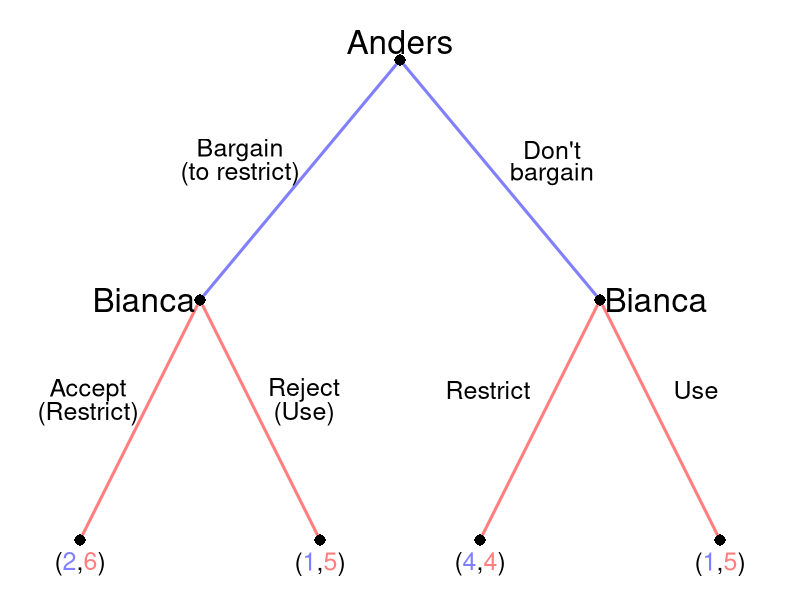

Write R code to recreate this figure.
require(shape)
pdf(file = "what_can_markets_do/sequential_coase_unrestricted.pdf", width = 9, height = 7)

#Set parameters for graphics
axislabelsize <- 1.5
labelsize <- 2
actionlabelsize <- 1.5
graphlinewidth <- 3
segmentlinewidth <- 2
nodesize <- 1.5
fadelevel <- 1

COL <- c("#7fc97f", "#beaed4", "#fdc086", "#ffff99", "#386cb0", "#f0027f", "#bf5b17", "#666666")
COLA <- c("#99d8c9","#66c2a4","#41ae76", "#238b45", "#005824")
COLB <- c("#4eb3d3", "#2b8cbe", "#0868ac","#084081")

par(mar =  c(0, 0, 0, 0))

xlims <- c(0, 10)
ylims <- c(0, 10)

npts <- 501 
x <- seq(xlims[1], xlims[2], length.out = npts)
y <- seq(ylims[1], ylims[2], length.out = npts) 

plot(0, 0, xlim = xlims, ylim = ylims, type = "n",
     xlab = expression(paste("")),
     ylab = expression(paste("")), 
     xaxt = "n", 
     yaxt = "n", 
     cex.lab = axislabelsize, 
     bty = "n",
     xaxs="i", 
     yaxs="i")

ticksy <- seq(from = 0, to = ylims[2], by = 2)
ylabels <- seq(from = 0, to = ylims[2], by = 2)
ticksx <- seq(from = 0, to = xlims[2], by = 2)
xlabels <- seq(from = 0, to = xlims[2], by = 2)

#segments(5, 9, 2.5, 5, lty = 1, col = rgb(0, 0, 1, 0.5), lwd = graphlinewidth)
#Plant late
segments(5, 9, 7.5, 5, lty = 1, col = rgb(0, 0, 1, 0.5), lwd = graphlinewidth)

#Branches for Bianca
#From Anders planting early
#Bianca plants early
#Arrows(2.5, 5, 1, 1, col = rgb(1, 0, 0, 0.5), lty = 1, lwd = 3, arr.type = "triangle")
segments(2.5, 5, 1, 1, lty = 1, col = rgb(1, 0, 0, 0.5), lwd = graphlinewidth)
#Bianca plants late
segments(2.5, 5, 4, 1, lty = 1, col = rgb(1, 0, 0, 0.5), lwd = graphlinewidth)

#Branches for Anders
#Plant early
#Arrows(5, 9, 2.5, 5, col = rgb(0, 0, 1, 0.5), lty = 1, lwd = 3, arr.type = "triangle")
segments(5, 9, 2.5, 5, col = rgb(0, 0, 1, 0.5), lty = 1, lwd = 3)

#From Anders plants late
#Bianca plants early
segments(7.5, 5, 6, 1, lty = 1, col = rgb(1, 0, 0, 0.5), lwd = graphlinewidth)


#Bianca plants late
segments(7.5, 5, 9, 1, lty = 1, col = rgb(1, 0, 0, 0.5), lwd = graphlinewidth)

#Initial node
points(5, 9, pch = 16, col = "black", cex = nodesize)

#P1 Nodes
points(2.5, 5, pch = 16, col = "black", cex = nodesize)
points(7.5, 5, pch = 16, col = rgb(0,0,0,fadelevel), cex = nodesize)

#P2 Terminal Nodes
points(1, 1, pch = 16, col = "black", cex = nodesize)
points(4, 1, pch = 16, col = rgb(0,0,0,fadelevel), cex = nodesize)
points(6, 1, pch = 16, col = rgb(0,0,0,fadelevel), cex = nodesize)
points(9, 1, pch = 16, col = rgb(0,0,0,fadelevel), cex = nodesize)

text(5, 9.3, expression(paste("Anders")), cex = labelsize)
text(3, 7.5, expression(paste("Bargain")), cex = actionlabelsize)
text(3, 7.1, expression(paste("(to restrict)")), cex = actionlabelsize)
text(6.9, 7.5, expression(paste("Don't")), cex = actionlabelsize, col = rgb(0, 0, 0, fadelevel))
text(6.9, 7.1, expression(paste("bargain")), cex = actionlabelsize, col = rgb(0, 0, 0, fadelevel))


text(1.8, 5, expression(paste("Bianca")), cex = labelsize)
text(1.1, 3.5, expression(paste("Accept")), cex = actionlabelsize)
text(1.1, 3.1, expression(paste("(Restrict)")), cex = actionlabelsize)
#text(1.3, 3.1, expression(paste("early")), cex = actionlabelsize)
text(3.8, 3.5, expression(paste("Reject")), cex = actionlabelsize, col = rgb(0,0,0,fadelevel))
text(3.8, 3.1, expression(paste("(Use)")), cex = actionlabelsize, col = rgb(0,0,0,fadelevel))
#text(3.8, 3.1, expression(paste("late")), cex = actionlabelsize, col = rgb(0,0,0,fadelevel))


text(8.2, 5, expression(paste("Bianca")), cex = labelsize, col = rgb(0,0,0,fadelevel))
text(6.1, 3.5, expression(paste("Restrict")), cex = actionlabelsize, col = rgb(0,0,0,fadelevel))
#text(6.1, 3.1, expression(paste("early")), cex = actionlabelsize, col = rgb(0,0,0,fadelevel))
text(8.7, 3.5, expression(paste("Use")), cex = actionlabelsize, col = rgb(0,0,0,fadelevel))
#text(9.1, 3.1, expression(paste("unrestricted")), cex = actionlabelsize, col = rgb(0,0,0,fadelevel))

#Payoffs 
text(1, .6, expression("(" * phantom("2") * "," * phantom("6") * ")"), cex = actionlabelsize)
text(1, .6, expression(phantom("(") * "2" * phantom(",") * phantom("6") * phantom(")")), col = rgb(0, 0, 1, 0.5),  cex = actionlabelsize)
text(1, .6, expression(phantom("(") * phantom("2") * phantom(",") * "6" * phantom(")")), col = rgb(1, 0, 0, 0.5), cex = actionlabelsize)

text(4, .6, expression("(" * phantom("1") * "," * phantom("5") * ")"), cex = actionlabelsize)
text(4, .6, expression(phantom("(") * "1" * phantom(",") * phantom("5") * phantom(")")), col = rgb(0, 0, 1, 0.5 ,fadelevel),  cex = actionlabelsize)
text(4, .6, expression(phantom("(") * phantom("1") * phantom(",") * "5" * phantom(")")), col = rgb(1, 0, 0, 0.5 ,fadelevel), cex = actionlabelsize)

text(6, .6, expression("(" * phantom("4") * "," * phantom("4") * ")"), cex = actionlabelsize)
text(6, .6, expression(phantom("(") * "4" * phantom(",") * phantom("4") * phantom(")")), col = rgb(0, 0, 1, 0.5 ,fadelevel),  cex = actionlabelsize)
text(6, .6, expression(phantom("(") * phantom("4") * phantom(",") * "4" * phantom(")")), col = rgb(1, 0, 0, 0.5 ,fadelevel), cex = actionlabelsize)

text(9, .6, expression("(" * phantom("1") * "," * phantom("5") * ")"), cex = actionlabelsize)
text(9, .6, expression(phantom("(") * "1" * phantom(",") * phantom("5") * phantom(")")), col = rgb(0, 0, 1, 0.5 ,fadelevel),  cex = actionlabelsize)
text(9, .6, expression(phantom("(") * phantom("1") * phantom(",") * "5" * phantom(")")), col = rgb(1, 0, 0, 0.5 ,fadelevel), cex = actionlabelsize)

#Cutting branch plant late when A plants early
# segments(2.6, 3.9, 3.1, 4.4, lty = 1, col = rgb(0,0,0,fadelevel), lwd = graphlinewidth)
# segments(2.8, 3.25, 3.3, 3.75, lty = 1, col = rgb(0,0,0,fadelevel), lwd = graphlinewidth)
# segments(3, 2.65, 3.5, 3.15, lty = 1, col = rgb(0,0,0,fadelevel), lwd = graphlinewidth)
# segments(3.2, 2.05, 3.7, 2.55, lty = 1, col = rgb(0,0,0,fadelevel), lwd = graphlinewidth)
# segments(3.4, 1.45, 3.9, 1.95, lty = 1, col = rgb(0,0,0,fadelevel), lwd = graphlinewidth)


#Cutting branch plant late when A plants
# segments(7.4, 3.9, 6.9, 4.4, lty = 1, col = rgb(0,0,0,fadelevel), lwd = graphlinewidth)
# segments(7.2, 3.25, 6.7, 3.75, lty = 1, col = rgb(0,0,0,fadelevel), lwd = graphlinewidth)
# segments(7, 2.65, 6.5, 3.15, lty = 1, col = rgb(0,0,0,fadelevel), lwd = graphlinewidth)
# segments(6.8, 2.05, 6.3, 2.55, lty = 1, col = rgb(0,0,0,fadelevel), lwd = graphlinewidth)
# segments(6.6, 1.45, 6.1, 1.95, lty = 1, col = rgb(0,0,0,fadelevel), lwd = graphlinewidth)

#Cutting branch plant late for A given B's actions
# segments(5.25, 7.9, 5.75, 8.4, lty = 1, col = rgb(0,0,0,fadelevel), lwd = graphlinewidth)
# segments(5.65, 7.3, 6.15, 7.8, lty = 1, col = rgb(0,0,0,fadelevel), lwd = graphlinewidth)
# segments(6.05, 6.7, 6.55, 7.2, lty = 1, col = rgb(0,0,0,fadelevel), lwd = graphlinewidth)
# segments(6.45, 6.1, 6.95, 6.6, lty = 1, col = rgb(0,0,0,fadelevel), lwd = graphlinewidth)
# segments(6.85, 5.5, 7.35, 6, lty = 1, col = rgb(0,0,0,fadelevel), lwd = graphlinewidth)


dev.off()
